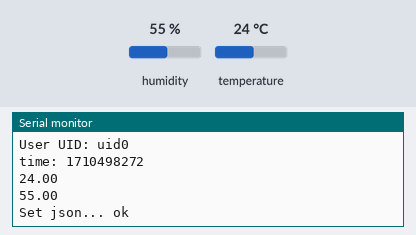
The sketch below on a simulated ESP32. On the bench: the last lines printed to the serial monitor. Inputs (shaded band) come from the test bench; at power-on: humidity 55 %, temperature 24 °C. WiFi joins after 1.5 s; servers stay silent unless stated; the local clock reads 2024-03-15 10:24:30 at power-on unless the sketch sets it.

Above: at 3.2 s.
3.3 s: humidity set to 22 %
At 7.14 s:
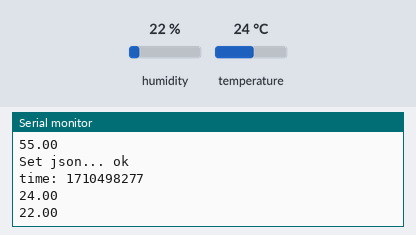
8.9 s: temperature set to 12 °C
At 13.6 s:
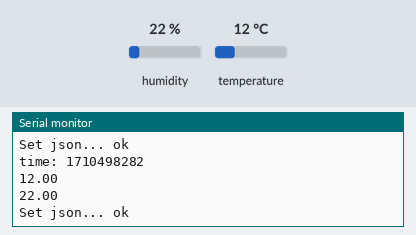
14.5 s: humidity set to 40 %
At 18.6 s:
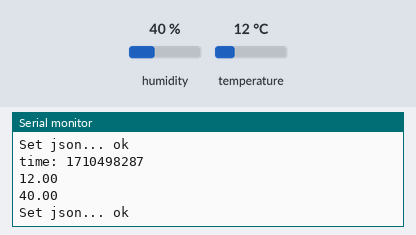
Timing chart, 0 to 20.1 s (numbered marks = the images above; inputs shaded):
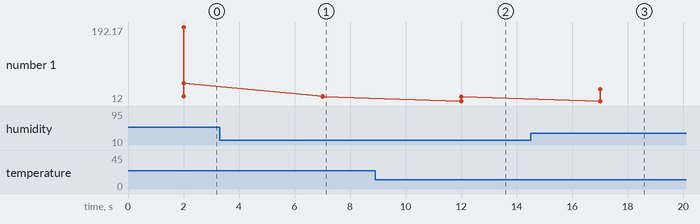

Measured:
- after the input at 3.3 s, the serial monitor: prints a new line after 3.7 s (image 1)
- after the input at 8.9 s, the serial monitor: prints a new line after 3.1 s (image 2)
- after the input at 14.5 s, the serial monitor: prints a new line after 2.5 s (image 3)
- plotted number 1: 55 → 22 after the input at 3.3 s, 22 → 40 after the input at 14.5 s

The sketch:

Iot-firebase-monitoreo.ino
```cpp
#include <Arduino.h>
#include <WiFi.h>
#include <Wire.h>
#include <Adafruit_Sensor.h>
//#include <Adafruit_BME280.h>
#include "time.h"
#include <Firebase_ESP_Client.h>

//#include <esp_now.h>
//#include <esp_wifi.h>
//#include <WiFi.h>
//#include <Adafruit_Sensor.h>
#include <DHT.h>

// Provide the token generation process info.
#include "addons/TokenHelper.h"
// Provide the RTDB payload printing info and other helper functions.
#include "addons/RTDBHelper.h"

// Insert your network credentials
//#define WIFI_SSID "Xdd"
//#define WIFI_PASSWORD "LaMarilyn.com"

#define WIFI_SSID "iot"
#define WIFI_PASSWORD "12345678"
// Insert Firebase project API Key
#define API_KEY "AIzaSyBWRLjXxwhZYWJQ2tyZ0mQKhz2VtM9Rf4k"
// Insert Authorized Email and Corresponding Password
#define USER_EMAIL "iot_monitoreo@gmail.com"
#define USER_PASSWORD "12345678"
// Insert RTDB URLefine the RTDB URL
#define DATABASE_URL "https://iot-monitoreo-f7243-default-rtdb.firebaseio.com/"

//sensor DHT-11
#define DHTPIN 27
#define DHTTYPE    DHT22
DHT dht(DHTPIN, DHTTYPE);

unsigned long previousMillis = 0;  // Stores last time temperature was published
const long interval = 10000;

//Lecturas enviadas
unsigned int readingId = 0;
//////

// Define Firebase objects
FirebaseData fbdo;
FirebaseAuth auth;
FirebaseConfig config;

// Variable to save USER UID
String uid;

// Database main path (to be updated in setup with the user UID)
String databasePath;
// Database child nodes
/**String tempPath = "/temperature";
String humPath = "/humidity";
String presPath = "/pressure";
**/

String timePath = "/timestamp";
// Sensor DHT-11-NODOS
String tempPath = "/temperature";
String humPath = "/humidity";


// Parent Node (to be updated in every loop)
//losparentPathes el nodo principal
//que se actualizará en cada ciclo con la marca de tiempo actual.
//estructura del Url = UserData/<user_uid*>/timestamp/temperature
String parentPath;

int timestamp;
FirebaseJson json;

//Solicitaremos la hora desde  pool.ntp.org , que es un grupo
// de servidores de hora que cualquiera puede usar para solicitar la hora.
const char* ntpServer = "pool.ntp.org";

// BME280 sensor
//Adafruit_BME280 bme; // I2C
/**
float temperature;
float humidity;
float pressure;
**/

//DHT-11 SENSOR
float temperature;
float humidity;

// Timer variables (send new readings every three minutes)
unsigned long sendDataPrevMillis = 0;
// 3 minutos 000 /4
unsigned long timerDelay = 5000;


//Metodos del sensor dht 11

// temperatura regresa float
float readDHTTemperature() {
  // Sensor readings may also be up to 2 seconds 'old' (its a very slow sensor)
  // Read temperature as Celsius (the default)
  float t = dht.readTemperature();
  // Read temperature as Fahrenheit (isFahrenheit = true)
  //float t = dht.readTemperature(true);
  // Check if any reads failed and exit early (to try again).
  if (isnan(t)) {
    Serial.println("Failed to read from DHT sensor!");
    return 0;
  }
  else {
    Serial.println(t);
    return t;
  }
}
// humedad regresa float
float readDHTHumidity() {
  // Sensor readings may also be up to 2 seconds 'old' (its a very slow sensor)
  float h = dht.readHumidity();
  if (isnan(h)) {
    Serial.println("Failed to read from DHT sensor!");
    return 0;
  }
  else {
    Serial.println(h);
    return h;
  }
}


// Initialize BME280

// void initBME(){
//   if (!bme.begin(0x76)) {
//     Serial.println("Could not find a valid BME280 sensor, check wiring!");
//     while (1);
//   }
// }
// Set your Static IP address
// IPAddress local_IP(192, 168, 0, 192);
// // Set your Gateway IP address
// IPAddress gateway(192, 168, 0, 1);

// IPAddress subnet(255, 255, 255, 0);
// IPAddress primaryDNS(8, 8, 8, 8);   //optional
// IPAddress secondaryDNS(8, 8, 4, 4); //optional
// Initialize WiFi
void initWiFi() {
  WiFi.begin(WIFI_SSID, WIFI_PASSWORD);
  Serial.print("Connecting to WiFi ..");
  while (WiFi.status() != WL_CONNECTED) {
    Serial.print('.');
    delay(1000);
  }
  Serial.println(WiFi.localIP());
  Serial.println();
}

// Function that gets current epoch time
unsigned long getTime() {
  time_t now;
  struct tm timeinfo;
  if (!getLocalTime(&timeinfo)) {
    //Serial.println("Failed to obtain time");
    return(0);
  }
  time(&now);
  return now;
}

void setup(){
  Serial.begin(115200);

  // Initialize DHT-11 sensor
   dht.begin();
   // Configures static IP address
  // if (!WiFi.config(local_IP, gateway, subnet, primaryDNS, secondaryDNS)) {
  //   Serial.println("STA Failed to configure");
  // }
  // Initialize BME280 sensor
  //initBME();
  initWiFi();
  configTime(0, 0, ntpServer);

  // Assign the api key (required)
  config.api_key = API_KEY;

  // Assign the user sign in credentials
  auth.user.email = USER_EMAIL;
  auth.user.password = USER_PASSWORD;

  // Assign the RTDB URL (required)
  config.database_url = DATABASE_URL;

  Firebase.reconnectWiFi(true);
  fbdo.setResponseSize(4096);

  // Assign the callback function for the long running token generation task */
  config.token_status_callback = tokenStatusCallback; //see addons/TokenHelper.h

  // Assign the maximum retry of token generation
  config.max_token_generation_retry = 5;

  // Initialize the library with the Firebase authen and config
  Firebase.begin(&config, &auth);

  // Getting the user UID might take a few seconds
  Serial.println("Getting User UID");
  while ((auth.token.uid) == "") {
    Serial.print('.');
    delay(1000);
  }
  // Print user UID
  uid = auth.token.uid.c_str();
  Serial.print("User UID: ");
  Serial.println(uid);

  // Update database path
  databasePath = "/UsersData/" + uid + "/readings";
}

void loop(){

  // Send new readings to database
  if (Firebase.ready() && (millis() - sendDataPrevMillis > timerDelay || sendDataPrevMillis == 0)){
    sendDataPrevMillis = millis();

    //Get current timestamp
    timestamp = getTime();
    Serial.print ("time: ");
    Serial.println (timestamp);

    parentPath= databasePath + "/" + String(timestamp);

    //sensor bm
    /**json.set(tempPath.c_str(), String(bme.readTemperature()));
    json.set(humPath.c_str(), String(bme.readHumidity()));
    json.set(presPath.c_str(), String(bme.readPressure()/100.0F));
    json.set(timePath, String(timestamp));
    **/
     //sensor dht-11
    json.set(tempPath.c_str(), String(readDHTTemperature()));
    json.set(humPath.c_str(), String(readDHTHumidity()));
    json.set(timePath, String(timestamp));
    Serial.printf("Set json... %s\n", Firebase.RTDB.setJSON(&fbdo, parentPath.c_str(), &json) ? "ok" : fbdo.errorReason().c_str());

    //Serial.printf("Mapeando denuenvo en ... ",timerDelay);
  }
  //Serial.println(timerDelay);
  //Serial.println(readDHTTemperature());
  //Serial.println(readDHTHumidity());


}
```
